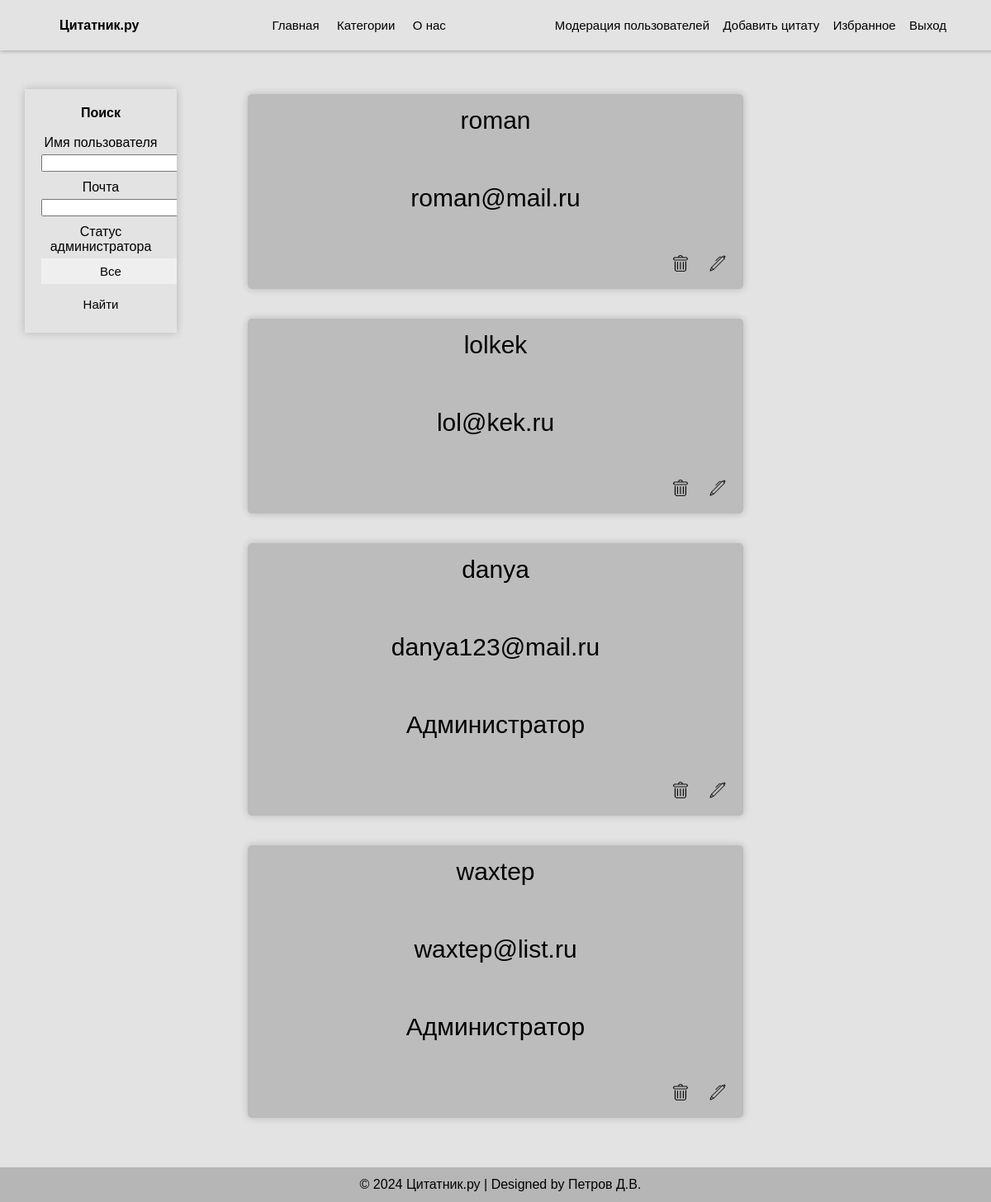
/user_moderation (signed in), run on an earlier commit of the app's database.
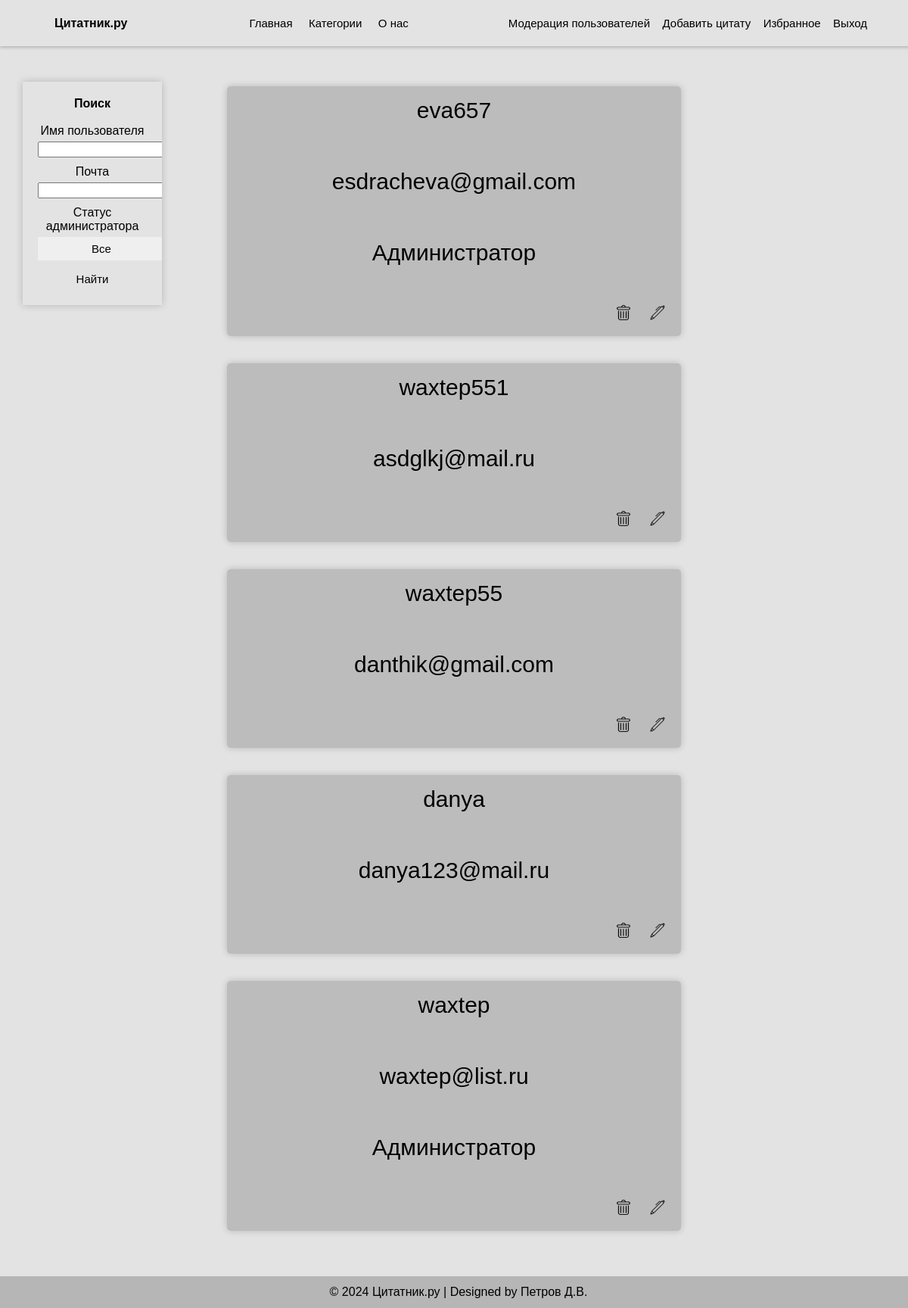
And on a later commit of the database.
### app.py (models this page shows, shortened)
class Users(db.Model):
    id = db.Column(db.Integer, primary_key=True)
    login = db.Column(db.String(30), nullable=False)
    password = db.Column(db.String(100), nullable=False)
    email = db.Column(db.String(100), nullable=False)
    favourite = db.Column(db.String(100000))
    admin = db.Column(db.Boolean, default=False)

### app.py (the view)
@app.route('/user_moderation', methods=['GET', 'POST'])
@login_required
def user_moderation():
    if current_user.is_authenticated:
        if not current_user.admin:
            return redirect('/home')
        if request.method == 'POST':
            login_filter = f'%{request.form["login"]}%' if request.form["login"] else '%'
            email_filter = f'%{request.form["email"]}%' if request.form["email"] else '%'
            admin_filter = request.form.get("admin", None)
            users_query = Users.query.filter(
                Users.login.like(login_filter),
                Users.email.like(email_filter)
            )
            if admin_filter == '1':
                users_query = users_query.filter(Users.admin.is_(True))
            elif admin_filter == '0':
                users_query = users_query.filter(Users.admin.is_(False))
            users = users_query.all()
            return render_template('user_moderation.html', users=users)
        else:
            users = Users.query.order_by(Users.id.desc()).all()
        return render_template('user_moderation.html', users=users)
    return redirect('/home')

### UserLogin.py (called while the page is built)
    def fromDB(self, user_id, db, Users):
        self.__user = db.session.query(Users).filter(Users.id == user_id).first()
        if self.__user:
            self.admin = self.__user.admin  # Получаем значение admin из базы данных
        return self

### app.py (called while the page is built)
@login_manager.user_loader
def load_user(user_id):
    return UserLogin().fromDB(user_id, db, Users)

### templates/user_moderation.html (shortened to what this page needs)
{% extends 'index_admin.html' %}
{% block authorizaton %}
<a href="/user_moderation">Модерация пользователей</a>
<a href="/create_quote">Добавить цитату</a>
<a href="/favourite">Избранное</a>
<a href="/logout">Выход</a>
{% endblock %}
{% block main %}
<div class="filters">
    <form method="post">
        <label><b>Поиск</b></label><br><br>
        <label>Имя пользователя</label><br>
        <input type="text" name="login" id="login">
        <br>
        <label>Почта</label><br>
        <input type="text" name="email" id="email">
        <br>
        <label>Статус администратора</label><br>
        <select name="admin">
            <option value="">Все</option>
        </select>
        <input type="submit" value="Найти">
    </form>
</div>
<div class="content">
    {% for user in users %}
    <div class="quote">
        <p class="quote-txt">{{user.login}}</p>
        <p class="quote-txt">{{user.email}}</p>
        {% if user.admin %}
            <p class="quote-txt">Администратор</p>
        {% endif %}
        <div class="quote-nav-block">
            <div>
                <strong class="quote-nav"><a href="#"></a></strong>
                <strong class="quote-nav"><a href="#"></a></strong>
                <strong class="quote-nav"><a href="#"></a></strong>
            </div>
            <div style="float: right">
                <form action="/delete_user/{{ user.id }}" method="post" style="display:inline;">
                    <button type="submit" class="delete" onclick="return confirm('Вы уверены, что хотите удалить этого пользователя?');"></button>
                </form>
                <a href="/edit_user/{{ user.id }}">
                    <button class="edit"></button>
                </a>
            </div>
        </div>
    </div>
    {% endfor %}
</div>
{% endblock %}

### templates/index_admin.html (shortened to what this page needs)
<!doctype html>
<html lang="ru">
<head>
    <link rel="stylesheet" href="{{ url_for('static', filename='css/style.css') }}">
</head>
<body>
    <header>
        <strong id="logo">Цитатник.ру</strong>
        <nav>
            <ul>
                <li><a href="/main_admin">Главная</a></li>
                <li><a href="/categories">Категории</a></li>
                <li><a href="/about">О нас</a></li>
            </ul>
        </nav>
        <div class="authorization">
            {% block authorizaton %}{% endblock %}
        </div>
    </header>
    <main>
        {% block main %}{% endblock %}
    </main>
    <footer>
        <div class="footer-bottom">
        &copy; 2024 Цитатник.ру | Designed by Петров Д.В.
        </div>
    </footer>
</body>
</html>

### static/css/style.css (style rules this page uses)
html, body { height: 100%; margin: 0; font-family: 'Arial'; }
body { display: flex; flex-direction: column; justify-content: space-between; background-color: #e3e3e3; }
header { position: fixed; top: 0; width: 90vw; display: flex; justify-content: space-between; align-items: center; background-color: #e3e3e3; padding-left: 6vw; padding-right: 6vw; box-shadow: 0px 2px 4px rgba(0, 0, 0, 0.2); }
footer { margin-top: auto; background-color: rgba(0, 0, 0, 0.2); display: flex; justify-content: center; padding: 1vw; padding-left: 2vw; }
main { display: flex; justify-content: center; padding: 2vw; }
nav { display: flex; justify-content: space-between; text-align: center; }
a { text-decoration: none; border: none; font-family: 'Arial'; font-size: 15px; display: inline-block; text-align: center; color: black; transition: background-color 0.3s ease; outline: none; padding: 0.5vw; }
li > a { margin-right: 5px; }
li > a, .button, input[type='submit'], #subm_filter { border: none; font-family: 'Arial'; font-size: 15px; display: inline-block; text-align: center; color: black; background-color: #e3e3e3; transition: background-color 0.3s ease; outline: none; padding: 0.5vw; }
select { border: none; font-family: 'Arial'; font-size: 15px; display: inline-block; text-align: center; color: black; transition: background-color 0.3s ease; padding: 0.5vw; outline: none; width: 180px; }
ul li { display: inline; list-style-type: none; }
p, a, strong, button, .button { font-family: 'Arial'; }
.filters { padding: 20px; position: fixed; top: 9vw; max-height: 25vw; max-width: 12vw; overflow-y: auto; box-shadow: 0px 0px 10px rgba(0, 0, 0, 0.2); }
.filters { left: 2.5vw; }
input[type='text'], textarea, select { margin-bottom: 10px; margin-top: 5px; }
.content { width: 50vw; padding-top: 5vw; }
.filters, .content { text-align: center; }
.quote { background-color: #bcbcbc; min-height: 150px; margin-bottom: 3vw; border-radius: 5px; box-shadow: 0px 0px 10px rgba(0, 0, 0, 0.2); }
.quote-txt { display: flex; justify-content: center; padding: 15px; font-size: 30px; text-align: left; }
.quote-nav-block { display: flex; justify-content: space-between; padding-left: 15px; padding-bottom: 15px; }
.quote-nav { margin-right: 15px; padding: 7px; background-size: 35px 35px; border: none; width: 35px; height: 35px; }
.favourite, .delete, .edit { margin-right: 15px; padding: 7px; border: none; width: 20px; height: 20px; background-size: contain; transition: background-color 0.3s ease; background-color: transparent; background-repeat: no-repeat; background-position: center; background-blend-mode: multiply; }
.delete { background-image: url('../img/delete.png'); }
.edit { background-image: url('../img/edit.png'); }

What changed in the data, as far as the page shows it:
removed Users: login "roman", email "roman@mail.ru"
removed Users: login "lolkek", email "lol@kek.ru"
added Users: login "eva657", email "esdracheva@gmail.com", admin "Администратор"
added Users: login "waxtep551", email "asdglkj@mail.ru"
added Users: login "waxtep55", email "danthik@gmail.com"
changed Users "danya": no longer shows "Администратор"
